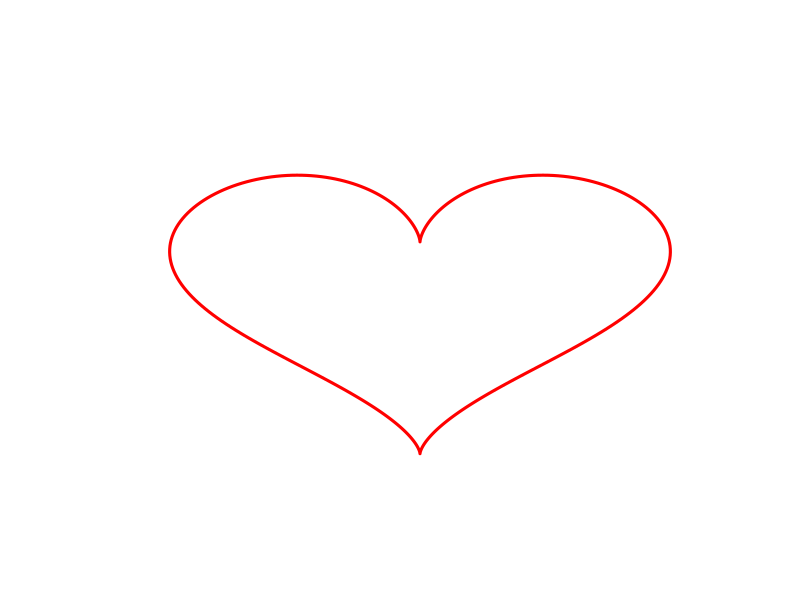

The R source for this figure:
# Define a function that will display the secret message.
plot_secret_message = function(){
  
  # Display the secret message in a new window.
  dev.new()
  
  # Define our plotting box by drawing an empty plot.
  plot(x=0, y=0,
      xlim=c(-20, 20),
      ylim=c(-20, 20),
      type='n',
      axes=FALSE,
      xlab='',
      ylab='')
  
  # Define the function that will calculate the plot's X values.
  x_values = function(t){
    16 * sin(t)^3
  }
  
  # Define the function that will calculate the plot's Y values.
  y_values = function(t){
    13 * cos(t) - 5*cos(2*t) - 2*cos(3*t) - cos(4*t)
  }
  
  # Build the ranges of t values that will serve as 
  # input to the x_values and y_values functions.
  # Convert them to radians by multiplying with pi/180.
  t = seq(0, 360, len=360) * pi/180
  
  # Calculate our x and y values using the functions we defined.
  x = x_values(t)
  y = y_values(t)
  
  # Plot the results as a line plot.
  lines(x, y, col='red', lty=1, lwd=3)
  
  # Things to try:
  #   1. What happens when you change the value of lty and lwd?
  #   2. Play with the x_values and y_values functions.
  #       What happens when you change some numbers or remove parts of it?
}

plot_secret_message()
